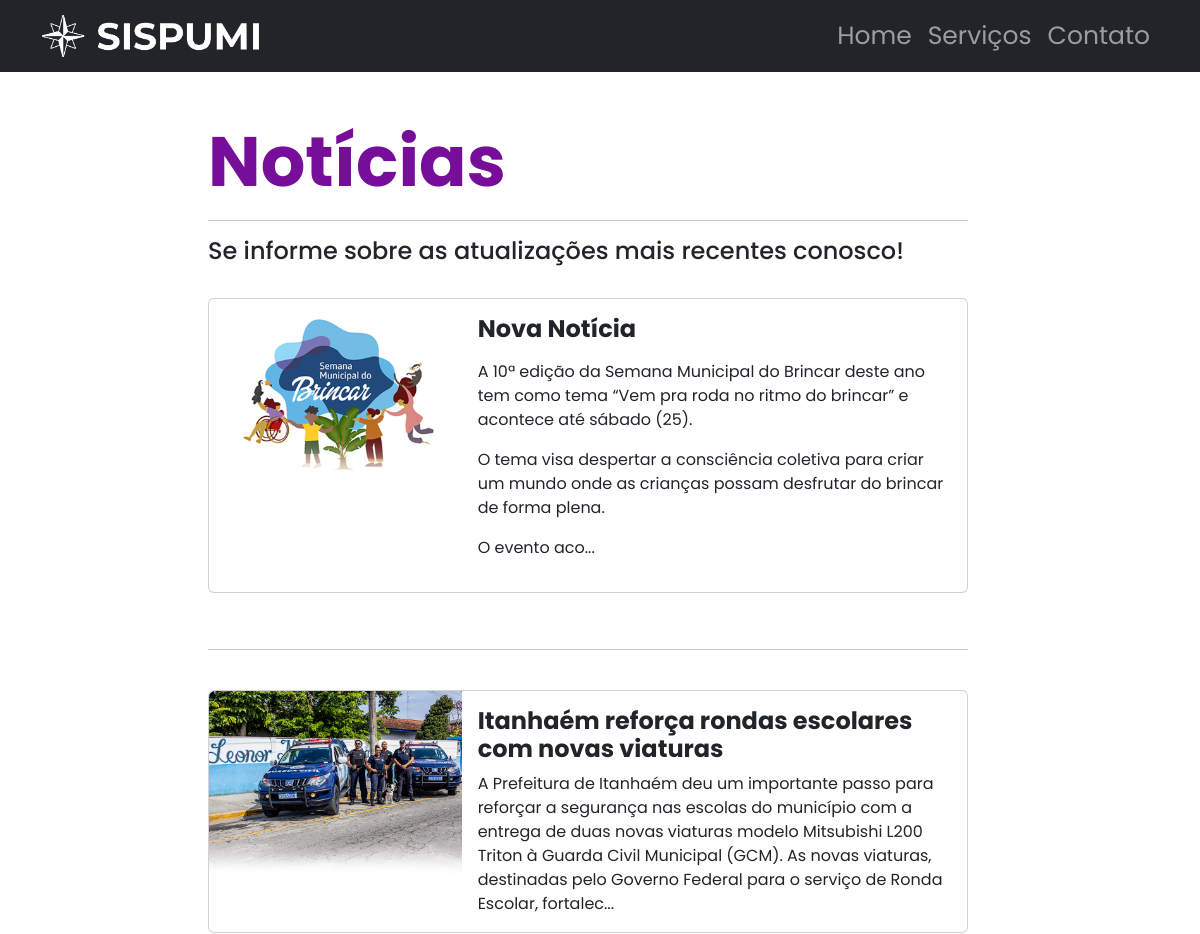
/todasNoticias.php (upper part), run on an earlier commit of the app's database.
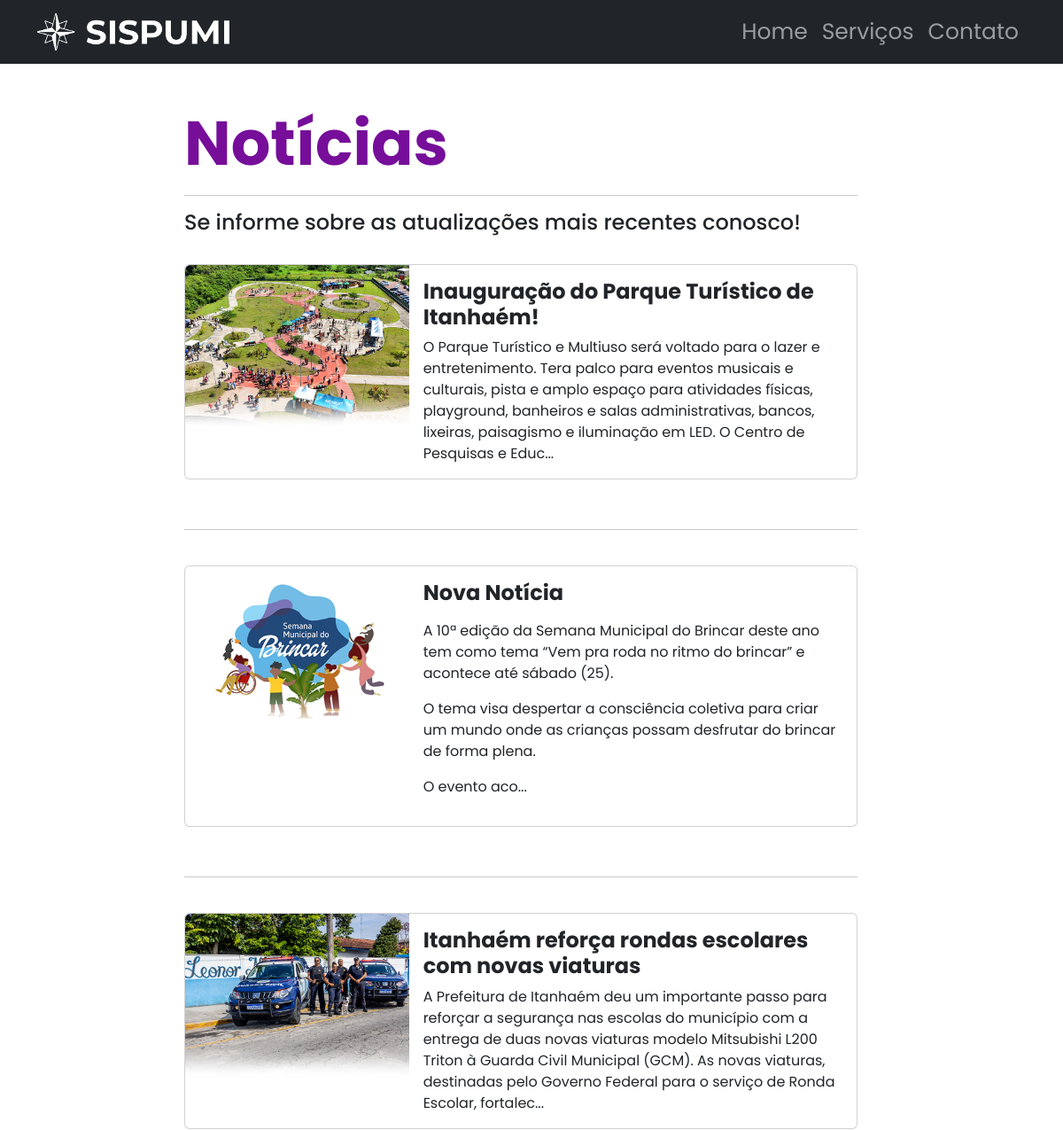
And on a later commit of the database.
### tables this page shows
CREATE TABLE IF NOT EXISTS `noticia` (
  `id_noticia` int(11) NOT NULL AUTO_INCREMENT,
  `titulo_noticia` varchar(60) NOT NULL,
  `texto_noticia` text NOT NULL,
  `imagem_noticia` text NOT NULL,
  `link_noticia` text,
  `status_noticia` int(11) NOT NULL,
  `adm_id_adm` int(11) DEFAULT NULL,
  PRIMARY KEY (`id_noticia`),
  KEY `adm_id_adm` (`adm_id_adm`)
);

### todasNoticias.php (the view, shortened to what this page needs)
<?php
  include('conexao.php');
  $sql2 = 'SELECT * FROM noticia WHERE status_noticia = 1 ORDER BY id_noticia DESC';
?>
<!DOCTYPE html>
<html>
<head>
	<link rel="stylesheet" type="text/css" href="css/bootstrap.min.css">
</head>
<body>
<nav class="navbar navbar-expand-lg navbar-dark bg-dark static-top">
  <div class="container">
    <a class="navbar-brand" href="./index.php">
      <img src="./img/logo.png" alt="..." height="46">
    </a>
    <div class="collapse navbar-collapse" id="navbarSupportedContent">
      <ul class="navbar-nav ms-auto">
        <li class="nav-item">
          <a class="nav-link" aria-current="page" href="./index.php" style="font-size: 25px;">Home</a>
        </li>
        <li class="nav-item">
          <a class="nav-link" href="./servicos.php" style="font-size: 25px;">Serviços</a>
        </li>
        <li class="nav-item">
          <a class="nav-link" href="./contato.php" style="font-size: 25px;">Contato</a>
        </li>
      </ul>
    </div>
  </div>
</nav>
<br>
<div class="row container-fluid">
  <div class="col-sm-2"></div>
  <div class="col-sm-8">
    <br>
    <h1 style="font-size: 70px; color: #760E9A;"><strong>Notícias</strong></h1>
    <hr>
    <h4>Se informe sobre as atualizações mais recentes conosco!</h4>
    <br>
    <?php
$executa = $con->query($sql2);
  if($executa -> fetch_array() == ""){
    echo
      '';
  }else{
    $executa = $con->query($sql2);
    while($noticia = $executa -> fetch_array()){
      $texto_noticia = $noticia['texto_noticia'];
      $texto_noticia = strlen($texto_noticia) > 300 ? substr($texto_noticia, 0, 300) . "..." : $texto_noticia;
      echo
      '<a href="noticias.php?id_noticia='.$noticia['id_noticia'].'"><div class="card mb-3" style="max-width: 1440px;">
      <div class="row g-0">
        <div class="col-md-4">
          <img src="'.$noticia['imagem_noticia'].'" class="img-fluid rounded-start" alt="...">
        </div>
        <div class="col-md-8">
          <div class="card-body">
            <h4 class="card-title"><strong>'.$noticia['titulo_noticia'].'</strong></h4>
            <p class="card-text">'.$texto_noticia.'</p>
          </div>
        </div>
      </div>
    </div></a>
    <br>
    <hr>
    <br>';
    }
  }
?>
    <br>
    <br>
    <br>
</div>
</body>
</html>

What changed in the data, as far as the page shows it:
added noticia: imagem_noticia (picture), titulo_noticia "Inauguração do Parque Turístico de Itanhaém!", texto_noticia "O Parque Turístico e Multiuso será voltado para o lazer e entretenimento. Tera palco para eventos musicais e culturais, pista e amplo espaço para atividades físicas, playground, banheiros e salas administrativas, bancos, lixeiras, paisagismo e iluminação em LED. O Centro de Pesquisas e Educ..."
